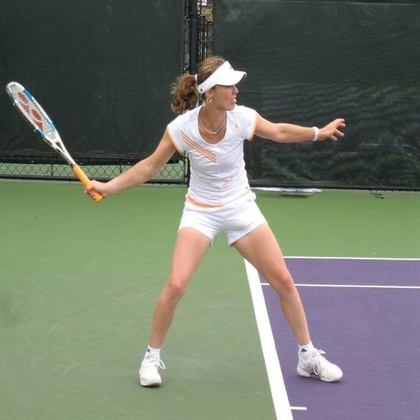
%> input picture 1.jpg, 420 x 420 px, shrunk from 512 x 512 before the run
$ octave --eval "result = objectExtraction(imread('1.jpg'));"   (GNU Octave 9; MATLAB toolbox functions it lacks are replaced by stand-ins)
%> lines starting %> are read from the running program, lines starting %| are printed output that depends on the picture; in (x1, y1, x2, y2) boxes, pixels count from 0 and x2, y2 are one past the last pixel; in counts of white or black regions, pixels touching at a corner belong together; the program's own positions count from 1
### computeLBP.m
function lbp_image = computeLBP(input_img)
    % Local Binary Pattern (LBP) Feature Extraction
    % Returns the LBP image, not the histogram

    if size(input_img, 3) > 1
        input_img = rgb2gray(input_img); % Convert to grayscale if RGB
    end

    % Parameters for LBP
    radius = 1;
    neighbors = 8;

    % Ensure input image is double for computation
    input_img = im2double(input_img);

    % Pad the image to handle edges
    padded_img = padarray(input_img, [radius radius], 'symmetric');
    [rows, cols] = size(input_img);
    lbp_image = zeros(rows, cols); % Initialize the LBP image

    % Circular neighbors offsets
    angles = 2 * pi * (0:neighbors-1) / neighbors;
    offset_x = round(radius * cos(angles));
    offset_y = round(radius * sin(angles));

    % Compute LBP for each pixel
    for i = 1:rows
        for j = 1:cols
            center = padded_img(i + radius, j + radius);
            binary_pattern = zeros(1, neighbors);
            for k = 1:neighbors
                neighbor_value = padded_img(i + radius + offset_y(k), j + radius + offset_x(k));
                binary_pattern(k) = neighbor_value >= center;
            end
            % Convert binary pattern to decimal
            lbp_image(i, j) = sum(binary_pattern .* 2.^(0:neighbors-1));
        end
    end

    % Normalize the LBP image for display
    lbp_image = mat2gray(lbp_image);

    % Display the original and LBP image
    figure;
    subplot(1, 2, 1);
    imshow(input_img);
    title('Original Image');

    subplot(1, 2, 2);
    imshow(lbp_image);
    title('LBP Image');
end

### computeHOG.m
function hog_image = computeHOG(input_img)
    % Convert to grayscale if needed
    if size(input_img, 3) > 1
        input_img = rgb2gray(input_img);
    end
    input_img = im2double(input_img);

    % Parameters
    cell_size = 24;  % Increased cell size
    num_bins = 9;
    min_magnitude = 0.1; % Minimum gradient magnitude threshold

    % Compute gradients using larger Sobel kernels for smoother gradients
    dx = [-1 0 1; -2 0 2; -1 0 1];
    dy = dx';
    Gx = imfilter(input_img, dx, 'replicate');
    Gy = imfilter(input_img, dy, 'replicate');

    % Compute gradient magnitude and orientation
    magnitude = sqrt(Gx.^2 + Gy.^2);
    orientation = atan2d(Gy, Gx);
    orientation = mod(orientation, 180);

    % Smooth the magnitude using Gaussian filter
    magnitude = imgaussfilt(magnitude, 1.5);

    % Image dimensions
    [rows, cols] = size(input_img);

    % Create output visualization image (white background)
    hog_image = ones(rows, cols, 'double');

    % Calculate number of cells
    num_cells_y = floor(rows / cell_size);
    num_cells_x = floor(cols / cell_size);

    % Prepare histogram bins
    bin_edges = linspace(0, 180, num_bins + 1);
    bin_centers = (bin_edges(1:end-1) + bin_edges(2:end)) / 2;

    % Process cells
    for i = 1:num_cells_y
        for j = 1:num_cells_x
            % Get cell range
            row_start = (i-1)*cell_size + 1;
            row_end = min(i*cell_size, rows);
            col_start = (j-1)*cell_size + 1;
            col_end = min(j*cell_size, cols);

            % Extract cell data
            cell_mag = magnitude(row_start:row_end, col_start:col_end);
            cell_ori = orientation(row_start:row_end, col_start:col_end);

            % Skip cells with low gradient magnitude
            if mean(cell_mag(:)) < min_magnitude
                continue;
            end

            % Compute weighted histogram
            hist = zeros(1, num_bins);
            for b = 1:num_bins
                mask = (cell_ori >= bin_edges(b)) & (cell_ori < bin_edges(b+1));
                hist(b) = sum(cell_mag(mask));
            end

            % Normalize histogram
            hist = hist / (norm(hist) + 1e-6);

            % Cell center
            center_y = (row_start + row_end) / 2;
            center_x = (col_start + col_end) / 2;

            % Draw oriented lines for dominant orientations
            max_line_length = cell_size * 0.4;  % Reduced line length

            % Sort histogram bins by magnitude and keep only top 2
            [sorted_hist, sorted_idx] = sort(hist, 'descend');
            for b = 1:min(2, sum(sorted_hist > 0.2))  % Only draw top 2 strongest orientations
                angle = bin_centers(sorted_idx(b));
                line_length = sorted_hist(b) * max_line_length;

                % Calculate line endpoints
                dx = cosd(angle) * line_length;
                dy = sind(angle) * line_length;

                % Draw line with varying thickness based on magnitude
                thickness = max(1, round(sorted_hist(b) * 3));
                hog_image = drawThickLine(hog_image, ...
                    [center_x-dx, center_y-dy, center_x+dx, center_y+dy], ...
                    thickness);
            end
        end
    end

    % Invert colors and enhance contrast
    hog_image = 1 - hog_image;
    hog_image = imadjust(hog_image);
end

% [29 lines left out: function drawThickLine, not called in this run]

### objectExtraction.m
function [extracted_img, mask, lbp_img, hog_img] = objectExtraction(input_img)
    % Object extraction and feature extraction (LBP and HOG)
    % Parameters:
    %   input_img - Input image (RGB or grayscale)
    % Returns:
    %   extracted_img - Image with extracted object
    %   mask - Binary mask of the extracted object
    %   lbp_img - LBP feature visualization
    %   hog_img - HOG feature visualization

    % Convert to grayscale if needed
    if size(input_img, 3) > 1
        gray_img = rgb2gray(input_img);
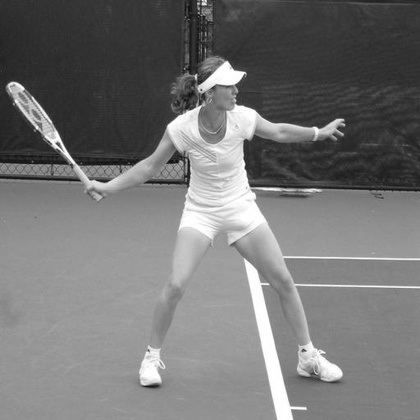
%> gray_img: size 420x420 uint8; min 7, max 255, mean 116.7
    else
        gray_img = input_img;
    end

    % Step 1: Enhance contrast for better segmentation
    enhanced_img = imadjust(gray_img);

    % Step 2: Apply Gaussian filter to reduce noise
    smoothed_img = imgaussfilt(enhanced_img, 1.5);
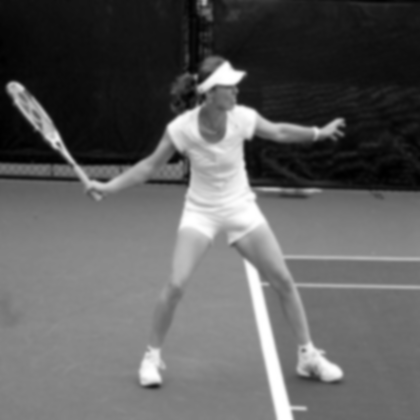
%> smoothed_img: size 420x420 uint8; min 0, max 255, mean 94.5; mean of the top-left, top-right, bottom-left and bottom-right quarters 53.2, 54, 137.3, 133.5

    % Step 3: Edge detection using Sobel
    [~, threshold] = edge(smoothed_img, 'sobel');
%> threshold = 0.0559
    edge_img = edge(smoothed_img, 'sobel', threshold * 0.7);
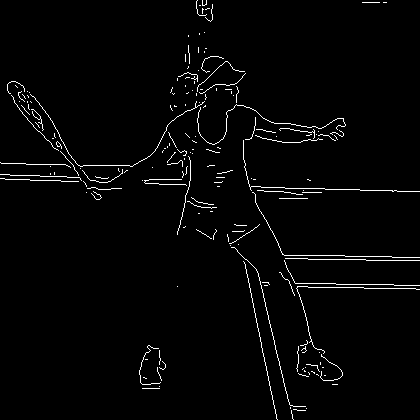
%> edge_img: size 420x420 logical; 2.2% white in thin lines or dots

    % Step 4: Morphological operations to connect edges
    se = strel('disk', 2);
    closed_img = imclose(edge_img, se);
%> closed_img: size 420x420 logical; 3.8% white; 39 white regions (30 under 20 px), largest, box (x1, y1, x2, y2) and area: (0, 56, 420, 385) 4958, (142, 149, 217, 235) 563, (227, 224, 307, 420) 530

    % Step 5: Fill holes in the binary image
    filled_img = imfill(closed_img, 'holes');
%> filled_img: size 420x420 logical; 6.9% white; 39 white regions (30 under 20 px), largest, box (x1, y1, x2, y2) and area: (0, 56, 420, 385) 9673, (139, 345, 166, 389) 794, (142, 149, 217, 235) 634

    % Step 6: Remove small objects
    cleaned_img = bwareaopen(filled_img, 100);
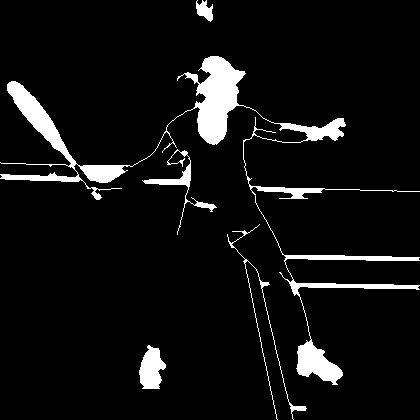
%> cleaned_img: size 420x420 logical; 6.7% white; 5 white regions, box (x1, y1, x2, y2) and area: (0, 56, 420, 385) 9673, (139, 345, 166, 389) 794, (142, 149, 217, 235) 634, (227, 224, 307, 420) 530, (196, 0, 213, 22) 228

    % Step 7: Get the largest connected component
    cc = bwconncomp(cleaned_img);
%> cc = 5 connected components
    stats = regionprops(cc, 'Area');
%> stats = 5 regions; Area: 9673, 794, 634, 530, 228
    [~, idx] = max([stats.Area]);
%> idx = 1
    mask = false(size(cleaned_img));
    mask(cc.PixelIdxList{idx}) = true;
%> mask: size 420x420 logical; 5.5% white; 1 white region, box (x1, y1, x2, y2) and area: (0, 56, 420, 385) 9673

    % Create output image
    extracted_img = input_img;
%> extracted_img is the input picture: size 420x420x3 uint8; mean R, G, B 114, 120.1, 106.2
    for i = 1:size(input_img, 3)
        channel = input_img(:,:,i);
        channel(~mask) = 0;
        extracted_img(:,:,i) = channel;
    end

    % Perform LBP feature extraction
    lbp_img = computeLBP(extracted_img);
%> after the loop in computeLBP, `for i = 1:rows`:
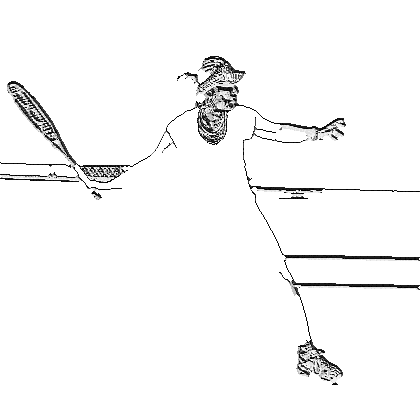
%> lbp_image: size 420x420 double; min 0, max 255, mean 247.5
%> after the loop in computeLBP, `for i = 1:rows`: binary_pattern = [1 1 1 1 1 1 1 1]

    % Perform HOG feature extraction
    hog_img = computeHOG(extracted_img);
%> in computeHOG, `Gy = imfilter(input_img, dy, 'replicate');`:
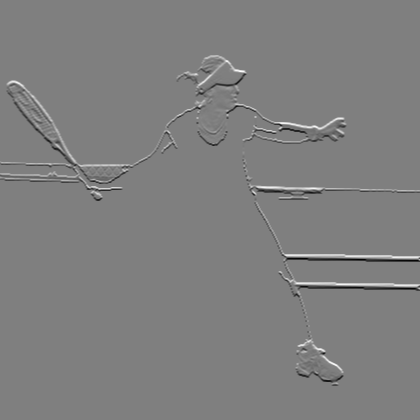
%> Gy: size 420x420 double; min -3.98, max 3.98, mean 0; drawn with min black and max white
%> after the loop in computeHOG, `for i = 1:num_cells_y`:
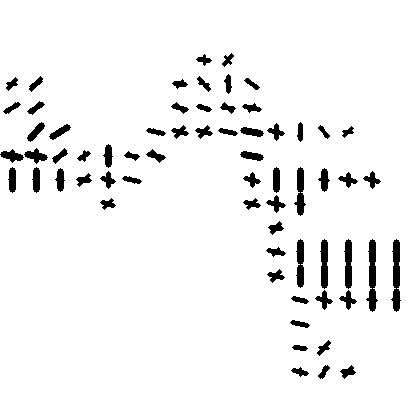
%> hog_image: size 420x420 double; values 0 (black) and 1 (white), 95% white; 65 black regions, largest, box (x1, y1, x2, y2) and area: (366, 239, 378, 312) 481, (391, 239, 401, 312) 475, (320, 239, 328, 289) 323
%> after the loop in computeHOG, `for i = 1:num_cells_y`: hist = [0.58 0.0772 0.386 0.253 0.105 0.0874 0.583 0.277 0.0993]

    % Visualize results
    figure('Name', 'Object Extraction and Feature Extraction');
    subplot(2,4,1); imshow(input_img); title('Original Image');
    subplot(2,4,2); imshow(enhanced_img); title('Enhanced Image');
    subplot(2,4,3); imshow(edge_img); title('Edge Detection');
    subplot(2,4,4); imshow(filled_img); title('Filled Image');
    subplot(2,4,5); imshow(mask); title('Final Mask');
    subplot(2,4,6); imshow(extracted_img); title('Extracted Object');
    subplot(2,4,7); imshow(lbp_img); title('LBP Features');
    subplot(2,4,8); imshow(hog_img); title('HOG Features');
end
